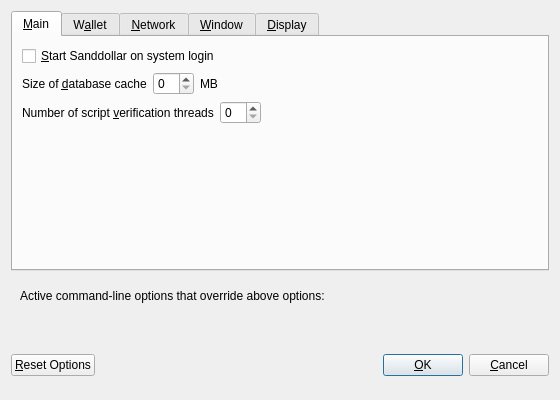
<?xml version="1.0" encoding="UTF-8"?>
<ui version="4.0">
 <class>OptionsDialog</class>
 <widget class="QDialog" name="OptionsDialog">
  <property name="geometry">
   <rect>
    <x>0</x>
    <y>0</y>
    <width>560</width>
    <height>400</height>
   </rect>
  </property>
  <property name="windowTitle">
   <string>Options</string>
  </property>
  <property name="modal">
   <bool>true</bool>
  </property>
  <layout class="QVBoxLayout" name="verticalLayout">
   <item>
    <widget class="QTabWidget" name="tabWidget">
     <property name="currentIndex">
      <number>0</number>
     </property>
     <widget class="QWidget" name="tabMain">
      <attribute name="title">
       <string>&amp;Main</string>
      </attribute>
      <layout class="QVBoxLayout" name="verticalLayout_Main">
       <item>
        <widget class="QCheckBox" name="bitcoinAtStartup">
         <property name="toolTip">
          <string>Automatically start Sanddollar after logging in to the system.</string>
         </property>
         <property name="text">
          <string>&amp;Start Sanddollar on system login</string>
         </property>
        </widget>
       </item>
       <item>
        <layout class="QHBoxLayout" name="horizontalLayout_2_Main">
         <item>
          <widget class="QLabel" name="databaseCacheLabel">
           <property name="text">
            <string>Size of &amp;database cache</string>
           </property>
           <property name="textFormat">
            <enum>Qt::PlainText</enum>
           </property>
           <property name="buddy">
            <cstring>databaseCache</cstring>
           </property>
          </widget>
         </item>
         <item>
          <widget class="QSpinBox" name="databaseCache"/>
         </item>
         <item>
          <widget class="QLabel" name="databaseCacheUnitLabel">
           <property name="text">
            <string>MB</string>
           </property>
           <property name="textFormat">
            <enum>Qt::PlainText</enum>
           </property>
          </widget>
         </item>
         <item>
          <spacer name="horizontalSpacer_2_Main">
           <property name="orientation">
            <enum>Qt::Horizontal</enum>
           </property>
           <property name="sizeHint" stdset="0">
            <size>
             <width>40</width>
             <height>20</height>
            </size>
           </property>
          </spacer>
         </item>
        </layout>
       </item>
       <item>
        <layout class="QHBoxLayout" name="horizontalLayout_3_Main">
         <item>
          <widget class="QLabel" name="threadsScriptVerifLabel">
           <property name="text">
            <string>Number of script &amp;verification threads</string>
           </property>
           <property name="textFormat">
            <enum>Qt::PlainText</enum>
           </property>
           <property name="buddy">
            <cstring>threadsScriptVerif</cstring>
           </property>
          </widget>
         </item>
         <item>
          <widget class="QSpinBox" name="threadsScriptVerif">
           <property name="toolTip">
            <string>(0 = auto, &lt;0 = leave that many cores free)</string>
           </property>
          </widget>
         </item>
         <item>
          <spacer name="horizontalSpacer_3_Main">
           <property name="orientation">
            <enum>Qt::Horizontal</enum>
           </property>
           <property name="sizeHint" stdset="0">
            <size>
             <width>40</width>
             <height>20</height>
            </size>
           </property>
          </spacer>
         </item>
        </layout>
       </item>
       <item>
        <spacer name="verticalSpacer_Main">
         <property name="orientation">
          <enum>Qt::Vertical</enum>
         </property>
         <property name="sizeHint" stdset="0">
          <size>
           <width>20</width>
           <height>40</height>
          </size>
         </property>
        </spacer>
       </item>
      </layout>
     </widget>
     <widget class="QWidget" name="tabWallet">
      <attribute name="title">
       <string>W&amp;allet</string>
      </attribute>
      <layout class="QVBoxLayout" name="verticalLayout_Wallet">
       <item>
        <widget class="QGroupBox" name="groupBox">
         <property name="title">
          <string>Expert</string>
         </property>
         <layout class="QVBoxLayout" name="verticalLayout_2">
          <item>
           <widget class="QCheckBox" name="coinControlFeatures">
            <property name="toolTip">
             <string>Whether to show coin control features or not.</string>
            </property>
            <property name="text">
             <string>Enable coin &amp;control features</string>
            </property>
           </widget>
          </item>
          <item>
           <widget class="QCheckBox" name="spendZeroConfChange">
            <property name="toolTip">
             <string>If you disable the spending of unconfirmed change, the change from a transaction cannot be used until that transaction has at least one confirmation. This also affects how your balance is computed.</string>
            </property>
            <property name="text">
             <string>&amp;Spend unconfirmed change</string>
            </property>
           </widget>
          </item>
         </layout>
        </widget>
       </item>
       <item>
        <spacer name="verticalSpacer_Wallet">
         <property name="orientation">
          <enum>Qt::Vertical</enum>
         </property>
         <property name="sizeHint" stdset="0">
          <size>
           <width>20</width>
           <height>40</height>
          </size>
         </property>
        </spacer>
       </item>
      </layout>
     </widget>
     <widget class="QWidget" name="tabNetwork">
      <attribute name="title">
       <string>&amp;Network</string>
      </attribute>
      <layout class="QVBoxLayout" name="verticalLayout_Network">
       <item>
        <widget class="QCheckBox" name="mapPortUpnp">
         <property name="toolTip">
          <string>Automatically open the Sanddollar client port on the router. This only works when your router supports UPnP and it is enabled.</string>
         </property>
         <property name="text">
          <string>Map port using &amp;UPnP</string>
         </property>
        </widget>
       </item>
       <item>
        <widget class="QCheckBox" name="allowIncoming">
         <property name="toolTip">
          <string>Accept connections from outside</string>
         </property>
         <property name="text">
          <string>Allow incoming connections</string>
         </property>
        </widget>
       </item>
       <item>
        <widget class="QCheckBox" name="connectSocks">
         <property name="toolTip">
          <string>Connect to the Sanddollar network through a SOCKS5 proxy.</string>
         </property>
         <property name="text">
          <string>&amp;Connect through SOCKS5 proxy (default proxy):</string>
         </property>
        </widget>
       </item>
       <item>
        <layout class="QHBoxLayout" name="horizontalLayout_1_Network">
         <item>
          <widget class="QLabel" name="proxyIpLabel">
           <property name="text">
            <string>Proxy &amp;IP:</string>
           </property>
           <property name="textFormat">
            <enum>Qt::PlainText</enum>
           </property>
           <property name="buddy">
            <cstring>proxyIp</cstring>
           </property>
          </widget>
         </item>
         <item>
          <widget class="QValidatedLineEdit" name="proxyIp">
           <property name="minimumSize">
            <size>
             <width>140</width>
             <height>0</height>
            </size>
           </property>
           <property name="maximumSize">
            <size>
             <width>140</width>
             <height>16777215</height>
            </size>
           </property>
           <property name="toolTip">
            <string>IP address of the proxy (e.g. IPv4: 127.0.0.1 / IPv6: ::1)</string>
           </property>
          </widget>
         </item>
         <item>
          <widget class="QLabel" name="proxyPortLabel">
           <property name="text">
            <string>&amp;Port:</string>
           </property>
           <property name="textFormat">
            <enum>Qt::PlainText</enum>
           </property>
           <property name="buddy">
            <cstring>proxyPort</cstring>
           </property>
          </widget>
         </item>
         <item>
          <widget class="QLineEdit" name="proxyPort">
           <property name="minimumSize">
            <size>
             <width>55</width>
             <height>0</height>
            </size>
           </property>
           <property name="maximumSize">
            <size>
             <width>55</width>
             <height>16777215</height>
            </size>
           </property>
           <property name="toolTip">
            <string>Port of the proxy (e.g. 9050)</string>
           </property>
          </widget>
         </item>
         <item>
          <spacer name="horizontalSpacer_1_Network">
           <property name="orientation">
            <enum>Qt::Horizontal</enum>
           </property>
           <property name="sizeHint" stdset="0">
            <size>
             <width>40</width>
             <height>20</height>
            </size>
           </property>
          </spacer>
         </item>
        </layout>
       </item>
       <item>
        <spacer name="verticalSpacer_Network">
         <property name="orientation">
          <enum>Qt::Vertical</enum>
         </property>
         <property name="sizeHint" stdset="0">
          <size>
           <width>20</width>
           <height>40</height>
          </size>
         </property>
        </spacer>
       </item>
      </layout>
     </widget>
     <widget class="QWidget" name="tabWindow">
      <attribute name="title">
       <string>&amp;Window</string>
      </attribute>
      <layout class="QVBoxLayout" name="verticalLayout_Window">
       <item>
        <widget class="QCheckBox" name="minimizeToTray">
         <property name="toolTip">
          <string>Show only a tray icon after minimizing the window.</string>
         </property>
         <property name="text">
          <string>&amp;Minimize to the tray instead of the taskbar</string>
         </property>
        </widget>
       </item>
       <item>
        <widget class="QCheckBox" name="minimizeOnClose">
         <property name="toolTip">
          <string>Minimize instead of exit the application when the window is closed. When this option is enabled, the application will be closed only after selecting Quit in the menu.</string>
         </property>
         <property name="text">
          <string>M&amp;inimize on close</string>
         </property>
        </widget>
       </item>
       <item>
        <spacer name="verticalSpacer_Window">
         <property name="orientation">
          <enum>Qt::Vertical</enum>
         </property>
         <property name="sizeHint" stdset="0">
          <size>
           <width>20</width>
           <height>40</height>
          </size>
         </property>
        </spacer>
       </item>
      </layout>
     </widget>
     <widget class="QWidget" name="tabDisplay">
      <attribute name="title">
       <string>&amp;Display</string>
      </attribute>
      <layout class="QVBoxLayout" name="verticalLayout_Display">
       <item>
        <layout class="QHBoxLayout" name="horizontalLayout_1_Display">
         <item>
          <widget class="QLabel" name="langLabel">
           <property name="text">
            <string>User Interface &amp;language:</string>
           </property>
           <property name="textFormat">
            <enum>Qt::PlainText</enum>
           </property>
           <property name="buddy">
            <cstring>lang</cstring>
           </property>
          </widget>
         </item>
         <item>
          <widget class="QValueComboBox" name="lang">
           <property name="toolTip">
            <string>The user interface language can be set here. This setting will take effect after restarting Sanddollar.</string>
           </property>
          </widget>
         </item>
        </layout>
       </item>
       <item>
        <layout class="QHBoxLayout" name="horizontalLayout_2_Display">
         <item>
          <widget class="QLabel" name="unitLabel">
           <property name="text">
            <string>&amp;Unit to show amounts in:</string>
           </property>
           <property name="textFormat">
            <enum>Qt::PlainText</enum>
           </property>
           <property name="buddy">
            <cstring>unit</cstring>
           </property>
          </widget>
         </item>
         <item>
          <widget class="QValueComboBox" name="unit">
           <property name="toolTip">
            <string>Choose the default subdivision unit to show in the interface and when sending coins.</string>
           </property>
          </widget>
         </item>
        </layout>
       </item>
       <item>
        <layout class="QHBoxLayout" name="horizontalLayout_3_Display">
         <item>
          <widget class="QLabel" name="thirdPartyTxUrlsLabel">
           <property name="toolTip">
            <string>Third party URLs (e.g. a block explorer) that appear in the transactions tab as context menu items. %s in the URL is replaced by transaction hash. Multiple URLs are separated by vertical bar |.</string>
           </property>
           <property name="text">
            <string>Third party transaction URLs</string>
           </property>
           <property name="buddy">
            <cstring>thirdPartyTxUrls</cstring>
           </property>
          </widget>
         </item>
         <item>
          <widget class="QLineEdit" name="thirdPartyTxUrls">
           <property name="toolTip">
            <string>Third party URLs (e.g. a block explorer) that appear in the transactions tab as context menu items. %s in the URL is replaced by transaction hash. Multiple URLs are separated by vertical bar |.</string>
           </property>
          </widget>
         </item>
        </layout>
       </item>
       <item>
        <spacer name="verticalSpacer_Display">
         <property name="orientation">
          <enum>Qt::Vertical</enum>
         </property>
         <property name="sizeHint" stdset="0">
          <size>
           <width>20</width>
           <height>40</height>
          </size>
         </property>
        </spacer>
       </item>
      </layout>
     </widget>
    </widget>
   </item>
   <item>
    <widget class="QFrame" name="frame">
     <layout class="QVBoxLayout" name="verticalLayout_Bottom">
      <item>
       <layout class="QHBoxLayout" name="horizontalLayout_Bottom">
        <item>
         <widget class="QLabel" name="overriddenByCommandLineInfoLabel">
          <property name="text">
           <string>Active command-line options that override above options:</string>
          </property>
          <property name="textFormat">
           <enum>Qt::PlainText</enum>
          </property>
         </widget>
        </item>
        <item>
         <spacer name="horizontalSpacer_Bottom">
          <property name="orientation">
           <enum>Qt::Horizontal</enum>
          </property>
          <property name="sizeHint" stdset="0">
           <size>
            <width>40</width>
            <height>20</height>
           </size>
          </property>
         </spacer>
        </item>
       </layout>
      </item>
      <item>
       <widget class="QLabel" name="overriddenByCommandLineLabel">
        <property name="text">
         <string/>
        </property>
        <property name="textFormat">
         <enum>Qt::PlainText</enum>
        </property>
        <property name="wordWrap">
         <bool>true</bool>
        </property>
       </widget>
      </item>
     </layout>
    </widget>
   </item>
   <item>
    <layout class="QHBoxLayout" name="horizontalLayout_Buttons">
     <item>
      <widget class="QPushButton" name="resetButton">
       <property name="toolTip">
        <string>Reset all client options to default.</string>
       </property>
       <property name="text">
        <string>&amp;Reset Options</string>
       </property>
       <property name="autoDefault">
        <bool>false</bool>
       </property>
      </widget>
     </item>
     <item>
      <spacer name="horizontalSpacer_1">
       <property name="orientation">
        <enum>Qt::Horizontal</enum>
       </property>
       <property name="sizeHint" stdset="0">
        <size>
         <width>40</width>
         <height>48</height>
        </size>
       </property>
      </spacer>
     </item>
     <item>
      <widget class="QLabel" name="statusLabel">
       <property name="minimumSize">
        <size>
         <width>200</width>
         <height>0</height>
        </size>
       </property>
       <property name="font">
        <font>
         <weight>75</weight>
         <bold>true</bold>
        </font>
       </property>
       <property name="text">
        <string/>
       </property>
       <property name="textFormat">
        <enum>Qt::PlainText</enum>
       </property>
       <property name="wordWrap">
        <bool>true</bool>
       </property>
      </widget>
     </item>
     <item>
      <spacer name="horizontalSpacer_2">
       <property name="orientation">
        <enum>Qt::Horizontal</enum>
       </property>
       <property name="sizeHint" stdset="0">
        <size>
         <width>40</width>
         <height>48</height>
        </size>
       </property>
      </spacer>
     </item>
     <item>
      <widget class="QPushButton" name="okButton">
       <property name="text">
        <string>&amp;OK</string>
       </property>
       <property name="autoDefault">
        <bool>false</bool>
       </property>
       <property name="default">
        <bool>true</bool>
       </property>
      </widget>
     </item>
     <item>
      <widget class="QPushButton" name="cancelButton">
       <property name="text">
        <string>&amp;Cancel</string>
       </property>
       <property name="autoDefault">
        <bool>false</bool>
       </property>
      </widget>
     </item>
    </layout>
   </item>
  </layout>
 </widget>
 <customwidgets>
  <customwidget>
   <class>QValidatedLineEdit</class>
   <extends>QLineEdit</extends>
   <header>qvalidatedlineedit.h</header>
  </customwidget>
  <customwidget>
   <class>QValueComboBox</class>
   <extends>QComboBox</extends>
   <header>qvaluecombobox.h</header>
  </customwidget>
 </customwidgets>
 <resources/>
 <connections/>
</ui>
